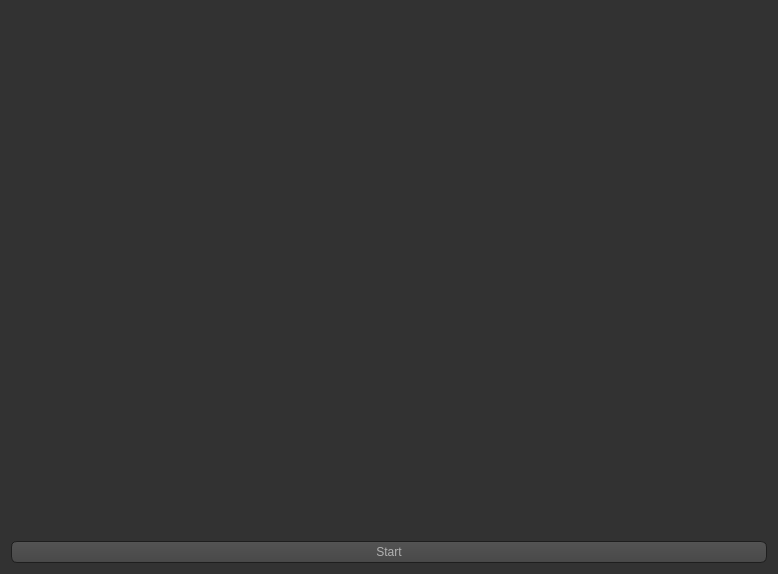
<?xml version="1.0" encoding="UTF-8"?>
<ui version="4.0">
 <class>Form</class>
 <widget class="QWidget" name="Form">
  <property name="geometry">
   <rect>
    <x>0</x>
    <y>0</y>
    <width>778</width>
    <height>574</height>
   </rect>
  </property>
  <property name="windowTitle">
   <string>Face detection</string>
  </property>
  <property name="styleSheet">
   <string notr="true">QToolTip
{
     border: 1px solid black;
     background-color: #ffa02f;
     padding: 1px;
     border-radius: 3px;
     opacity: 100;
}

QWidget
{
    color: #b1b1b1;
    background-color: #323232;
}

QTreeView, QListView
{
    background-color: silver;
    margin-left: 5px;
}

QWidget:item:hover
{
    background-color: QLinearGradient( x1: 0, y1: 0, x2: 0, y2: 1, stop: 0 #ffa02f, stop: 1 #ca0619);
    color: #000000;
}

QWidget:item:selected
{
    background-color: QLinearGradient( x1: 0, y1: 0, x2: 0, y2: 1, stop: 0 #ffa02f, stop: 1 #d7801a);
}

QMenuBar::item
{
    background: transparent;
}

QMenuBar::item:selected
{
    background: transparent;
    border: 1px solid #ffaa00;
}

QMenuBar::item:pressed
{
    background: #444;
    border: 1px solid #000;
    background-color: QLinearGradient(
        x1:0, y1:0,
        x2:0, y2:1,
        stop:1 #212121,
        stop:0.4 #343434/*,
        stop:0.2 #343434,
        stop:0.1 #ffaa00*/
    );
    margin-bottom:-1px;
    padding-bottom:1px;
}

QMenu
{
    border: 1px solid #000;
}

QMenu::item
{
    padding: 2px 20px 2px 20px;
}

QMenu::item:selected
{
    color: #000000;
}

QWidget:disabled
{
    color: #808080;
    background-color: #323232;
}

QAbstractItemView
{
    background-color: QLinearGradient( x1: 0, y1: 0, x2: 0, y2: 1, stop: 0 #4d4d4d, stop: 0.1 #646464, stop: 1 #5d5d5d);
}

QWidget:focus
{
    /*border: 1px solid darkgray;*/
}

QLineEdit
{
    background-color: QLinearGradient( x1: 0, y1: 0, x2: 0, y2: 1, stop: 0 #4d4d4d, stop: 0 #646464, stop: 1 #5d5d5d);
    padding: 1px;
    border-style: solid;
    border: 1px solid #1e1e1e;
    border-radius: 5;
}

QPushButton
{
    color: #b1b1b1;
    background-color: QLinearGradient( x1: 0, y1: 0, x2: 0, y2: 1, stop: 0 #565656, stop: 0.1 #525252, stop: 0.5 #4e4e4e, stop: 0.9 #4a4a4a, stop: 1 #464646);
    border-width: 1px;
    border-color: #1e1e1e;
    border-style: solid;
    border-radius: 6;
    padding: 3px;
    font-size: 12px;
    padding-left: 5px;
    padding-right: 5px;
    min-width: 40px;
}

QPushButton:pressed
{
    background-color: QLinearGradient( x1: 0, y1: 0, x2: 0, y2: 1, stop: 0 #2d2d2d, stop: 0.1 #2b2b2b, stop: 0.5 #292929, stop: 0.9 #282828, stop: 1 #252525);
}

QComboBox
{
    selection-background-color: #ffaa00;
    background-color: QLinearGradient( x1: 0, y1: 0, x2: 0, y2: 1, stop: 0 #565656, stop: 0.1 #525252, stop: 0.5 #4e4e4e, stop: 0.9 #4a4a4a, stop: 1 #464646);
    border-style: solid;
    border: 1px solid #1e1e1e;
    border-radius: 5;
}

QComboBox:hover,QPushButton:hover
{
    border: 2px solid QLinearGradient( x1: 0, y1: 0, x2: 0, y2: 1, stop: 0 #ffa02f, stop: 1 #d7801a);
}


QComboBox:on
{
    padding-top: 3px;
    padding-left: 4px;
    background-color: QLinearGradient( x1: 0, y1: 0, x2: 0, y2: 1, stop: 0 #2d2d2d, stop: 0.1 #2b2b2b, stop: 0.5 #292929, stop: 0.9 #282828, stop: 1 #252525);
    selection-background-color: #ffaa00;
}

QComboBox QAbstractItemView
{
    border: 2px solid darkgray;
    selection-background-color: QLinearGradient( x1: 0, y1: 0, x2: 0, y2: 1, stop: 0 #ffa02f, stop: 1 #d7801a);
}

QComboBox::drop-down
{
     subcontrol-origin: padding;
     subcontrol-position: top right;
     width: 15px;

     border-left-width: 0px;
     border-left-color: darkgray;
     border-left-style: solid; /* just a single line */
     border-top-right-radius: 3px; /* same radius as the QComboBox */
     border-bottom-right-radius: 3px;
 }

QComboBox::down-arrow
{
     image: url(:/dark_orange/img/down_arrow.png);
}

QGroupBox
{
    border: 1px solid darkgray;
    margin-top: 10px;
}

QGroupBox:focus
{
    border: 1px solid darkgray;
}

QTextEdit:focus
{
    border: 1px solid darkgray;
}

QScrollBar:horizontal {
     border: 1px solid #222222;
     background: QLinearGradient( x1: 0, y1: 0, x2: 0, y2: 1, stop: 0.0 #121212, stop: 0.2 #282828, stop: 1 #484848);
     height: 7px;
     margin: 0px 16px 0 16px;
}

QScrollBar::handle:horizontal
{
      background: QLinearGradient( x1: 0, y1: 0, x2: 1, y2: 0, stop: 0 #ffa02f, stop: 0.5 #d7801a, stop: 1 #ffa02f);
      min-height: 20px;
      border-radius: 2px;
}

QScrollBar::add-line:horizontal {
      border: 1px solid #1b1b19;
      border-radius: 2px;
      background: QLinearGradient( x1: 0, y1: 0, x2: 1, y2: 0, stop: 0 #ffa02f, stop: 1 #d7801a);
      width: 14px;
      subcontrol-position: right;
      subcontrol-origin: margin;
}

QScrollBar::sub-line:horizontal {
      border: 1px solid #1b1b19;
      border-radius: 2px;
      background: QLinearGradient( x1: 0, y1: 0, x2: 1, y2: 0, stop: 0 #ffa02f, stop: 1 #d7801a);
      width: 14px;
     subcontrol-position: left;
     subcontrol-origin: margin;
}

QScrollBar::right-arrow:horizontal, QScrollBar::left-arrow:horizontal
{
      border: 1px solid black;
      width: 1px;
      height: 1px;
      background: white;
}

QScrollBar::add-page:horizontal, QScrollBar::sub-page:horizontal
{
      background: none;
}

QScrollBar:vertical
{
      background: QLinearGradient( x1: 0, y1: 0, x2: 1, y2: 0, stop: 0.0 #121212, stop: 0.2 #282828, stop: 1 #484848);
      width: 7px;
      margin: 16px 0 16px 0;
      border: 1px solid #222222;
}

QScrollBar::handle:vertical
{
      background: QLinearGradient( x1: 0, y1: 0, x2: 0, y2: 1, stop: 0 #ffa02f, stop: 0.5 #d7801a, stop: 1 #ffa02f);
      min-height: 20px;
      border-radius: 2px;
}

QScrollBar::add-line:vertical
{
      border: 1px solid #1b1b19;
      border-radius: 2px;
      background: QLinearGradient( x1: 0, y1: 0, x2: 0, y2: 1, stop: 0 #ffa02f, stop: 1 #d7801a);
      height: 14px;
      subcontrol-position: bottom;
      subcontrol-origin: margin;
}

QScrollBar::sub-line:vertical
{
      border: 1px solid #1b1b19;
      border-radius: 2px;
      background: QLinearGradient( x1: 0, y1: 0, x2: 0, y2: 1, stop: 0 #d7801a, stop: 1 #ffa02f);
      height: 14px;
      subcontrol-position: top;
      subcontrol-origin: margin;
}

QScrollBar::up-arrow:vertical, QScrollBar::down-arrow:vertical
{
      border: 1px solid black;
      width: 1px;
      height: 1px;
      background: white;
}


QScrollBar::add-page:vertical, QScrollBar::sub-page:vertical
{
      background: none;
}

QTextEdit
{
    background-color: #242424;
}

QPlainTextEdit
{
    background-color: #242424;
}

QHeaderView::section
{
    background-color: QLinearGradient(x1:0, y1:0, x2:0, y2:1, stop:0 #616161, stop: 0.5 #505050, stop: 0.6 #434343, stop:1 #656565);
    color: white;
    padding-left: 4px;
    border: 1px solid #6c6c6c;
}

QCheckBox:disabled
{
color: #414141;
}

QDockWidget::title
{
    text-align: center;
    spacing: 3px; /* spacing between items in the tool bar */
    background-color: QLinearGradient(x1:0, y1:0, x2:0, y2:1, stop:0 #323232, stop: 0.5 #242424, stop:1 #323232);
}

QDockWidget::close-button, QDockWidget::float-button
{
    text-align: center;
    spacing: 1px; /* spacing between items in the tool bar */
    background-color: QLinearGradient(x1:0, y1:0, x2:0, y2:1, stop:0 #323232, stop: 0.5 #242424, stop:1 #323232);
}

QDockWidget::close-button:hover, QDockWidget::float-button:hover
{
    background: #242424;
}

QDockWidget::close-button:pressed, QDockWidget::float-button:pressed
{
    padding: 1px -1px -1px 1px;
}

QMainWindow::separator
{
    background-color: QLinearGradient(x1:0, y1:0, x2:0, y2:1, stop:0 #161616, stop: 0.5 #151515, stop: 0.6 #212121, stop:1 #343434);
    color: white;
    padding-left: 4px;
    border: 1px solid #4c4c4c;
    spacing: 3px; /* spacing between items in the tool bar */
}

QMainWindow::separator:hover
{

    background-color: QLinearGradient(x1:0, y1:0, x2:0, y2:1, stop:0 #d7801a, stop:0.5 #b56c17 stop:1 #ffa02f);
    color: white;
    padding-left: 4px;
    border: 1px solid #6c6c6c;
    spacing: 3px; /* spacing between items in the tool bar */
}

QToolBar::handle
{
     spacing: 3px; /* spacing between items in the tool bar */
     background: url(:/dark_orange/img/handle.png);
}

QMenu::separator
{
    height: 2px;
    background-color: QLinearGradient(x1:0, y1:0, x2:0, y2:1, stop:0 #161616, stop: 0.5 #151515, stop: 0.6 #212121, stop:1 #343434);
    color: white;
    padding-left: 4px;
    margin-left: 10px;
    margin-right: 5px;
}

QProgressBar
{
    border: 2px solid grey;
    border-radius: 5px;
    text-align: center;
}

QProgressBar::chunk
{
    background-color: #d7801a;
    width: 2.15px;
    margin: 0.5px;
}

QTabBar::tab {
    color: #b1b1b1;
    border: 1px solid #444;
    border-bottom-style: none;
    background-color: #323232;
    padding-left: 10px;
    padding-right: 10px;
    padding-top: 3px;
    padding-bottom: 2px;
    margin-right: -1px;
}

QTabWidget::pane {
    border: 1px solid #444;
    top: 1px;
}

QTabBar::tab:last
{
    margin-right: 0; /* the last selected tab has nothing to overlap with on the right */
    border-top-right-radius: 3px;
}

QTabBar::tab:first:!selected
{
 margin-left: 0px; /* the last selected tab has nothing to overlap with on the right */


    border-top-left-radius: 3px;
}

QTabBar::tab:!selected
{
    color: #b1b1b1;
    border-bottom-style: solid;
    margin-top: 3px;
    background-color: QLinearGradient(x1:0, y1:0, x2:0, y2:1, stop:1 #212121, stop:.4 #343434);
}

QTabBar::tab:selected
{
    border-top-left-radius: 3px;
    border-top-right-radius: 3px;
    margin-bottom: 0px;
}

QTabBar::tab:!selected:hover
{
    /*border-top: 2px solid #ffaa00;
    padding-bottom: 3px;*/
    border-top-left-radius: 3px;
    border-top-right-radius: 3px;
    background-color: QLinearGradient(x1:0, y1:0, x2:0, y2:1, stop:1 #212121, stop:0.4 #343434, stop:0.2 #343434, stop:0.1 #ffaa00);
}

QRadioButton::indicator:checked, QRadioButton::indicator:unchecked{
    color: #b1b1b1;
    background-color: #323232;
    border: 1px solid #b1b1b1;
    border-radius: 6px;
}

QRadioButton::indicator:checked
{
    background-color: qradialgradient(
        cx: 0.5, cy: 0.5,
        fx: 0.5, fy: 0.5,
        radius: 1.0,
        stop: 0.25 #ffaa00,
        stop: 0.3 #323232
    );
}

QCheckBox::indicator{
    color: #b1b1b1;
    background-color: #323232;
    border: 1px solid #b1b1b1;
    width: 9px;
    height: 9px;
}

QRadioButton::indicator
{
    border-radius: 6px;
}

QRadioButton::indicator:hover, QCheckBox::indicator:hover
{
    border: 1px solid #ffaa00;
}

QCheckBox::indicator:checked
{
    image:url(:/dark_orange/img/checkbox.png);
}

QCheckBox::indicator:disabled, QRadioButton::indicator:disabled
{
    border: 1px solid #444;
}


QSlider::groove:horizontal {
    border: 1px solid #3A3939;
    height: 8px;
    background: #201F1F;
    margin: 2px 0;
    border-radius: 2px;
}

QSlider::handle:horizontal {
    background: QLinearGradient( x1: 0, y1: 0, x2: 0, y2: 1,
      stop: 0.0 silver, stop: 0.2 #a8a8a8, stop: 1 #727272);
    border: 1px solid #3A3939;
    width: 14px;
    height: 14px;
    margin: -4px 0;
    border-radius: 2px;
}

QSlider::groove:vertical {
    border: 1px solid #3A3939;
    width: 8px;
    background: #201F1F;
    margin: 0 0px;
    border-radius: 2px;
}

QSlider::handle:vertical {
    background: QLinearGradient( x1: 0, y1: 0, x2: 0, y2: 1, stop: 0.0 silver,
      stop: 0.2 #a8a8a8, stop: 1 #727272);
    border: 1px solid #3A3939;
    width: 14px;
    height: 14px;
    margin: 0 -4px;
    border-radius: 2px;
}

QAbstractSpinBox {
    padding-top: 2px;
    padding-bottom: 2px;
    border: 1px solid darkgray;

    border-radius: 2px;
    min-width: 50px;
}</string>
  </property>
  <layout class="QVBoxLayout" name="verticalLayout">
   <item>
    <widget class="QLabel" name="image_label">
     <property name="text">
      <string/>
     </property>
    </widget>
   </item>
   <item>
    <widget class="QPushButton" name="control_bt">
     <property name="text">
      <string>Start</string>
     </property>
    </widget>
   </item>
  </layout>
 </widget>
 <resources/>
 <connections/>
</ui>
